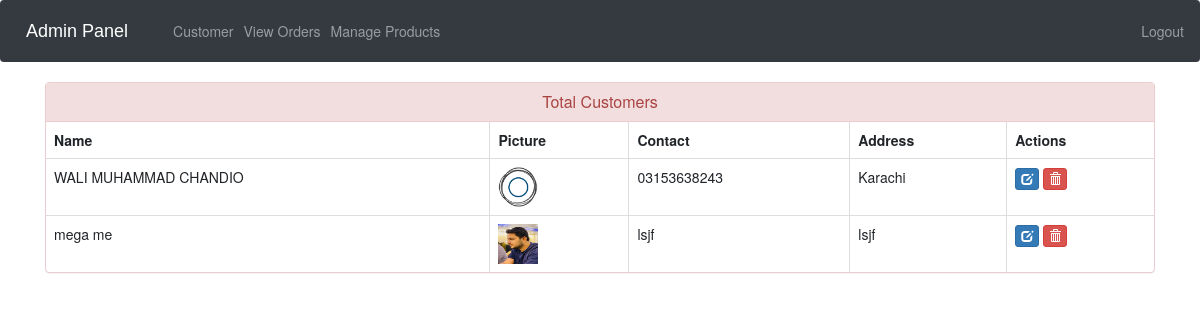
The app's page /view-customer (signed in) with its own data.
### ecom/models.py (models this page shows, shortened)
class Customer(models.Model):
    user=models.OneToOneField(User,on_delete=models.CASCADE)
    profile_pic= models.ImageField(upload_to='profile_pic/CustomerProfilePic/',null=True,blank=True)
    address = models.CharField(max_length=40)
    mobile = models.CharField(max_length=20,null=False)
    @property
    def get_name(self):
        return self.user.first_name+" "+self.user.last_name

### ecom/views.py (the view)
# urls.py: path('view-customer', views.view_customer_view,name='view-customer'),
@login_required(login_url='adminlogin')
def view_customer_view(request):
    customers=models.Customer.objects.all()
    return render(request,'ecom/view_customer.html',{'customers':customers})

### templates/ecom/view_customer.html (shortened to what this page needs)
{% extends 'ecom/admin_base.html' %}
{% load static %}
{% block content %}
<head>
  <link href="//netdna.bootstrapcdn.com/bootstrap/3.0.0/css/bootstrap.min.css" rel="stylesheet" id="bootstrap-css">
</head>
<div class="container">
  <div class="panel panel-danger">
    <div class="panel-heading">
      <h6 class="panel-title">Total Customers</h6>
    </div>
    <table class="table table-hover table-bordered" id="dev-table">
      <thead>
        <tr>
          <th>Name</th>
          <th>Picture</th>
          <th>Contact</th>
          <th>Address</th>
          <th>Actions</th>
        </tr>
      </thead>
      {% for c in customers %}
      <tr>
        <td> {{c.get_name}}</td>
        <td> <img src="{% static c.profile_pic.url %}" alt="Profile Pic" height="40px" width="40px" /></td>
        <td>{{c.mobile}}</td>
        <td>{{c.address}}</td>
        <td><a class="btn btn-primary btn-xs" href="{% url 'update-customer' c.id  %}"><span class="glyphicon glyphicon-edit"></span></a>
        <a class="btn btn-danger btn-xs" href="{% url 'delete-customer' c.id  %}"><span class="glyphicon glyphicon-trash"></span></a></td>
      </tr>
      {% endfor %}
    </table>
  </div>
</div>
{% endblock content %}

### templates/ecom/view_customer.html (style rules this page uses)
a:link { text-decoration: none; }
h6 { text-align: center; }

### records on screen
Customer: get_name "WALI MUHAMMAD CHANDIO", profile_pic (picture), mobile "03153638243", address "Karachi"
Customer: get_name "mega me", profile_pic (picture), mobile "lsjf", address "lsjf"
